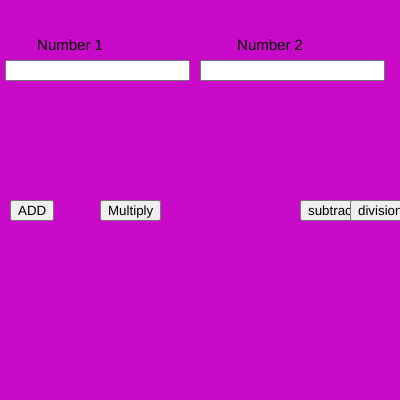
Frame 1 (no input)
Frame 60 (no input): identical to frame 1, image omitted
Frame 120 (the mouse pressed at the canvas centre since frame 60): identical to frame 1, image omitted

The p5.js sketch that drew this single still picture (run headless with seeded random() and noise() and a simulated clock; from frame 60 on, the mouse is pressed at the canvas centre):

// p5.js sketch
// ── sketch.js
var n1,n2;
var b1,b2,b3,b4;

function setup() {
  
  createCanvas(400, 400);
  
  num1 = createInput();
  num1.position(5, 60);
  
  num2 = createInput();
  num2.position(200, 60);
  
  b1 = createButton("ADD");
  b1.position(10, 200);
  b1.mousePressed(add);
  
  b2 = createButton("Multiply");
  b2.position(100, 200);
  b2.mousePressed(mul);
  
  b3 = createButton("subtract");
b3.position(300,200);
b3.mousePressed(sub);

b4 = createButton("division");
b4.position(350,200);
b4.mousePressed(div);

  textAlign(CENTER);
  textSize(15);
}

function add(){
  console.log(n1+n2)
}

function sub(){
  console.log(n1-n2)
}

function mul(){
  console.log(n1*n2)
}

function div(){
  console.log(n1/n2)
}



function draw() {
  background(200,10,200)
  text("Number 1",70,50)
  text("Number 2",270,50)
  
n1=parseInt(num1.value())
n2=parseInt(num2.value())

}
